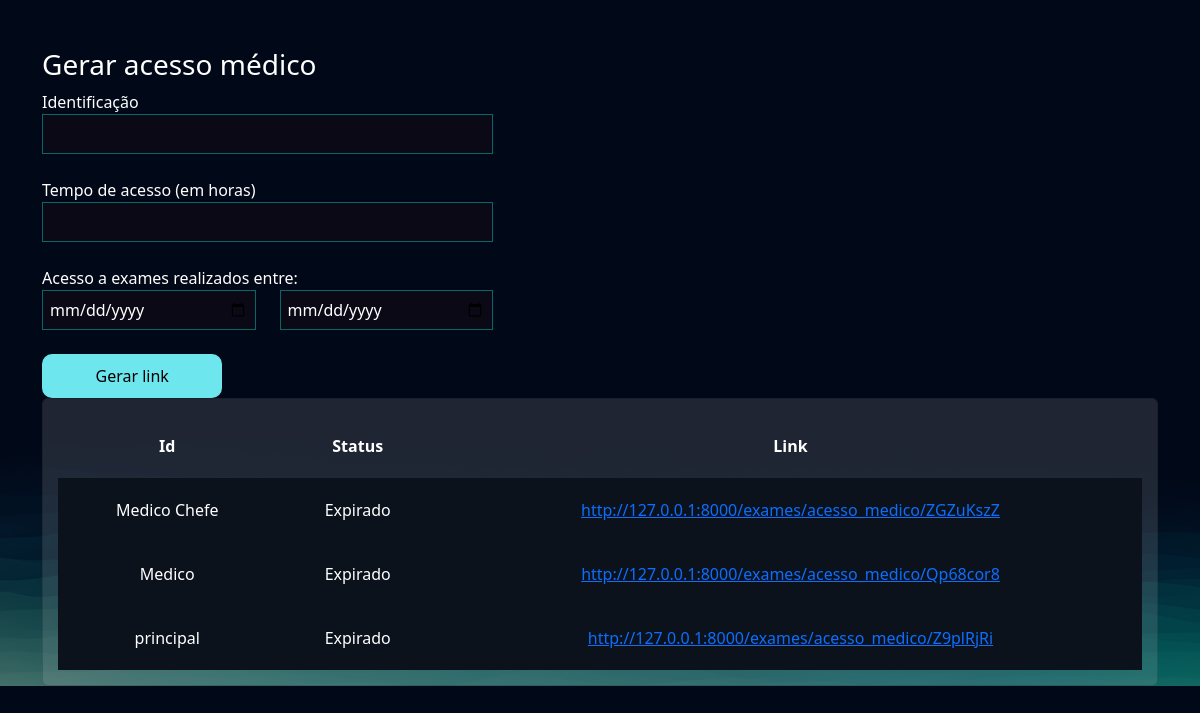
Screenshot of /exames/gerar_acesso_medico/ (signed in) with the database file from the repository.
### exames/models.py (models this page shows, shortened)
class AcessoMedico(models.Model):
    usuario = models.ForeignKey(User, on_delete=models.DO_NOTHING)
    identificacao = models.CharField(max_length=50)
    tempo_de_acesso = models.IntegerField() # Em horas
    criado_em = models.DateTimeField()
    data_exames_iniciais = models.DateField()
    data_exames_finais = models.DateField()
    token = models.CharField(max_length=20, null=True, blank=True)
    @property
    def status(self):
        return 'Expirado' if timezone.now() > (self.criado_em + timedelta(hours=self.tempo_de_acesso)) else 'Ativo'
    @property
    def url(self):
        return f"http://127.0.0.1:8000/exames/acesso_medico/{self.token}"

### exames/views.py (the view, shortened to what this page needs)
# urls.py: path('gerar_acesso_medico/', views.gerar_acesso_medico, name="gerar_acesso_medico"),
@login_required
def gerar_acesso_medico(request):
    if request.method == "GET":
        acessos_medicos = AcessoMedico.objects.filter(usuario=request.user)
        return render(request, 'gerar_acesso_medico.html', {'acessos_medicos': acessos_medicos})

### exames/templates/gerar_acesso_medico.html (shortened to what this page needs)
{% extends "bases/base.html" %}
{% load static %}
{% block 'head' %}
    <link href="{% static 'exames/css/css.css' %}" rel="stylesheet">
    <link href="{% static 'exames/css/gerenciar_pedidos.css' %}" rel="stylesheet">
{% endblock 'head' %}
{% block 'conteudo' %}
    <br>
    <br>
    <div class="container">
        <div class="row">
            <div class="col-md-5">
                <h3>Gerar acesso médico</h3>
                <form action="{% url "gerar_acesso_medico" %}" method="POST"> {% csrf_token %}
                    <label for="">Identificação</label>
                    <br>
                    <input style="width: 100%" type="text" name="identificacao" id="" class="input-default">
                    <br>
                    <br>
                    <label for="">Tempo de acesso (em horas)</label>
                    <br>
                    <input style="width: 100%" type="number" name="tempo_de_acesso" id="" class="input-default">
                    <br>
                    <br>
                    <div class="row">
                        <label for="">Acesso a exames realizados entre:</label>
                        <div class="col-md">
                            <input style="width: 100%" type="date" name="data_exame_inicial" id="" class="input-default">
                        </div>
                        <div class="col-md">
                            <input style="width: 100%" type="date" name="data_exame_final" id="" class="input-default">
                            <br>
                            <br>
                        </div>
                    </div>
                    <input style="width: 40%" type="submit" class="btn-default" value="Gerar link">
                </form>
            </div>
            <div class="col-md">
                <div class="card">
                    <table style="text-align: center">
                        <tr>
                          <th>Id</th>
                          <th>Status</th>
                          <th>Link</th>
                        </tr>
                            {% for acesso in acessos_medicos  %}
                                <tr class="linha-tabela">
                                    <td>{{acesso.identificacao}}</td>
                                    <td>{{acesso.status}}</td>
                                    <td><a href="{{acesso.url}}">{{acesso.url}}</a></td>
                                </tr>
                            {% endfor %}
                    </table>
                </div>
            </div>
        </div>
    </div>
{% endblock 'conteudo' %}

### templates/static/geral/css/base.css (style rules this page uses)
:root { --main-color: #151C34; --dark-color: #0C121C ; --light-color: #6DE6EE; --contrast-color: #f4c96b; --differential-color: #066668; }
* { color: white }
.input-default { background-color: rgba(217, 27, 27, 0.05); border: 1px solid var(--differential-color); padding: 7px; width: 50%; }
.btn-default { background-color: var(--light-color); color: black; width: 15%; padding: 10px; border: none; border-radius: 10px; }

### templates/static/exames/css/css.css (style rules this page uses)
body { background-image: url('/static/geral/img/bg2.png'); background-size: cover; }
.card { background-color: rgba(217, 217, 217, .14); color: white; padding: 15px; }

### templates/static/exames/css/gerenciar_pedidos.css (style rules this page uses)
.linha-tabela { background-color: var(--dark-color); height: 20px; }
td, th { padding: 20px; }

### rows the page displays
AcessoMedico: identificacao "Medico Chefe", status "Expirado", url "http://127.0.0.1:8000/exames/acesso_medico/ZGZuKszZ"
AcessoMedico: identificacao "Medico", status "Expirado", url "http://127.0.0.1:8000/exames/acesso_medico/Qp68cor8"
AcessoMedico: identificacao "principal", status "Expirado", url "http://127.0.0.1:8000/exames/acesso_medico/Z9plRjRi"
